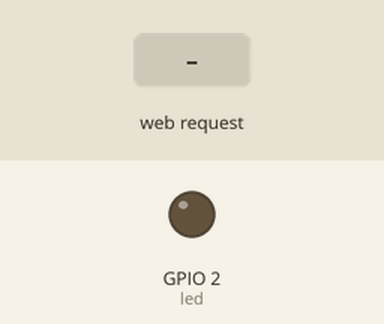
Bench run of a program on a simulated ESP32 board running MicroPython. Parts: output pins drawn as LEDs (lit = HIGH). The test bench sets the inputs (shaded band). WiFi joins after 1.5 s; what the program prints to the serial console is not drawn.

Above: at 3.2 s.
3.3 s: HTTP request GET /led/on received
At 4.0 s:
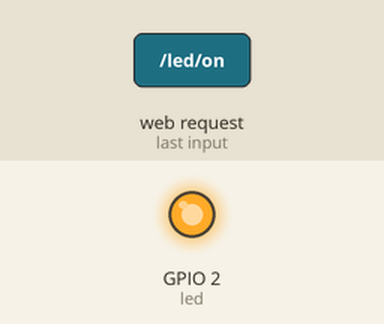
4.8 s: HTTP request GET /led/off received
At 5.1 s:
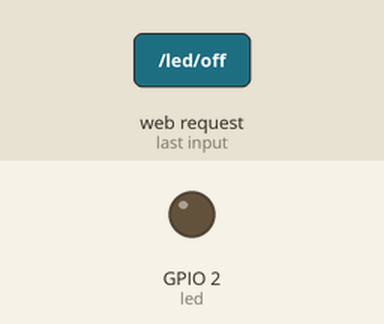
Timing chart, 0 to 7.8 s (numbered marks = the images above; inputs shaded):
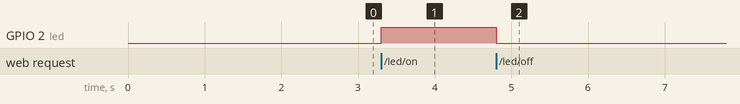

The program:

webserver.py
```python
import network
import socket
from machine import Pin
import time

# Configuração do LED
led = Pin(2, Pin.OUT)

# Configurações do WiFi
ssid = 'NOS-BC36'  # Nome da rede que aparece na foto
password = 'VKCT2WYF'  # Senha que deve estar na etiqueta

# Conecta ao WiFi
def conecta_wifi():
    wifi = network.WLAN(network.STA_IF)
    wifi.active(True)
    if not wifi.isconnected():
        print('Conectando ao WiFi...')
        wifi.connect(ssid, password)
        while not wifi.isconnected():
            time.sleep(1)
    print('Conectado!')
    print('IP:', wifi.ifconfig()[0])

# Página HTML
def pagina_web():
    html = """
    <html>
        <head>
            <title>ESP32 Web Server</title>
            <meta name="viewport" content="width=device-width, initial-scale=1">
            <style>
                body { font-family: Arial; text-align: center; margin:0px auto; padding: 20px; }
                .button { background-color: #4CAF50; color: white; padding: 10px 20px;
                         border: none; border-radius: 4px; cursor: pointer; }
                .button:hover { background-color: #45a049; }
            </style>
        </head>
        <body>
            <h1>ESP32 Web Server</h1>
            <p>LED Status: <strong>%STATUS%</strong></p>
            <p><a href="/led/on"><button class="button">LED ON</button></a></p>
            <p><a href="/led/off"><button class="button">LED OFF</button></a></p>
        </body>
    </html>
    """
    return html

# Inicia o servidor
def inicia_servidor():
    s = socket.socket(socket.AF_INET, socket.SOCK_STREAM)
    s.bind(('', 80))
    s.listen(5)

    while True:
        try:
            conn, addr = s.accept()
            request = conn.recv(1024)
            request = str(request)

            # Controle do LED
            led_on = request.find('/led/on')
            led_off = request.find('/led/off')

            if led_on == 6:
                led.value(1)
            if led_off == 6:
                led.value(0)

            # Prepara resposta
            status = "ON" if led.value() else "OFF"
            response = pagina_web().replace('%STATUS%', status)

            conn.send('HTTP/1.1 200 OK\n')
            conn.send('Content-Type: text/html\n')
            conn.send('Connection: close\n\n')
            conn.sendall(response)
            conn.close()

        except Exception as e:
            print('Erro:', e)
            conn.close()

# Executa o programa
conecta_wifi()
print('Iniciando servidor web...')
inicia_servidor()
```

Measured:
- after the input at 3.3 s, GPIO 2 (led): LOW → HIGH at once
- after the input at 4.8 s, GPIO 2 (led): HIGH → LOW at once
